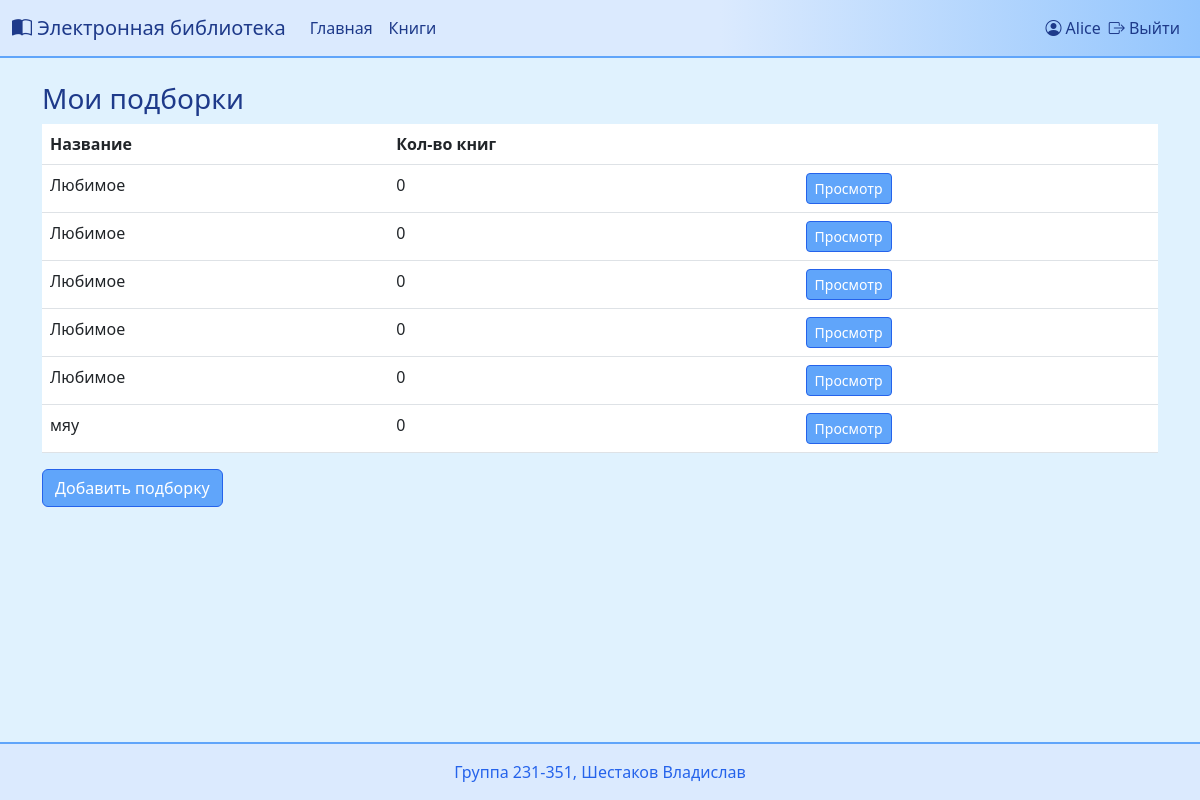
/collections (signed in), run on the app's committed database.
### app/models.py (models this page shows, shortened)
class User(db.Model, UserMixin):
    __tablename__ = 'user'
    id = db.Column(db.Integer, primary_key=True)
    username = db.Column(db.String(64), nullable=False, unique=True)
    password_hash = db.Column(db.String(128), nullable=False)
    last_name = db.Column(db.String(64), nullable=False)
    first_name = db.Column(db.String(64), nullable=False)
    middle_name = db.Column(db.String(64))
    role_id = db.Column(db.Integer, db.ForeignKey('role.id'), nullable=False)
    reviews = db.relationship('Review', backref='user', lazy=True, cascade="all, delete-orphan")

class Collection(db.Model):
    __tablename__ = 'collection'
    id = db.Column(db.Integer, primary_key=True)
    name = db.Column(db.String(255), nullable=False)
    user_id = db.Column(db.Integer, db.ForeignKey('user.id', ondelete='CASCADE'), nullable=False)
    user = db.relationship('User', backref='collections')
    books = db.relationship('Book', secondary=collection_book, backref='collections')

### app/routes/collections.py (the view)
@collections_bp.route('/collections')
@login_required
def my_collections():
    if current_user.role.name != 'Пользователь':
        flash('Доступ разрешён только для пользователей.', 'danger')
        return redirect(url_for('main.index'))
    collections = Collection.query.filter_by(user_id=current_user.id).all()
    return render_template('my_collections.html', collections=collections)

### app/__init__.py (called while the page is built)
def create_app():
    app = Flask(__name__)
    app.config.from_object('config.Config')
    db.init_app(app)
    login_manager.init_app(app)
    migrate.init_app(app, db)
    csrf.init_app(app)
    app.jinja_env.filters['markdown'] = markdown_filter
    from app.routes.app import main_bp
    from app.routes.books import books_bp
    from app.routes.auth import auth_bp
    from app.routes.reviews import reviews
    from app.routes.collections import collections_bp
    from app.routes.admin import admin_bp
    app.register_blueprint(main_bp)
    app.register_blueprint(books_bp)
    app.register_blueprint(auth_bp)
    app.register_blueprint(reviews)
    app.register_blueprint(collections_bp)
    app.register_blueprint(admin_bp)
    from app.models import User
    @login_manager.user_loader
    def load_user(user_id):
        return User.query.get(int(user_id))
    return app

### app/templates/my_collections.html (shortened to what this page needs)
{% extends "base.html" %}
{% block content %}
<h3>Мои подборки</h3>
<table class="table">
    <thead>
        <tr>
            <th>Название</th>
            <th>Кол-во книг</th>
            <th></th>
        </tr>
    </thead>
    <tbody>
        {% for c in collections %}
        <tr>
            <td>{{ c.name }}</td>
            <td>{{ c.books|length }}</td>
            <td>
                <a href="{{ url_for('collections.view_collection', collection_id=c.id) }}" class="btn btn-sm btn-primary">Просмотр</a>
            </td>
        </tr>
        {% endfor %}
    </tbody>
</table>
<button class="btn btn-success" data-bs-toggle="modal" data-bs-target="#addCollectionModal">Добавить подборку</button>
{% endblock %}

### app/templates/base.html (shortened to what this page needs)
<!doctype html>
<html lang="ru">
<head>
    <link href="https://cdn.jsdelivr.net/npm/bootstrap@5.3.0/dist/css/bootstrap.min.css" rel="stylesheet">
    <link href="https://cdn.jsdelivr.net/npm/bootstrap-icons@1.10.5/font/bootstrap-icons.css" rel="stylesheet">
</head>
<body>
<div class="content-wrapper">
    <nav class="navbar navbar-expand-lg">
        <div class="container-fluid">
            <a class="navbar-brand" href="{{ url_for('main.index') }}">
                <i class="bi bi-book-half"></i> Электронная библиотека
            </a>
            <div class="collapse navbar-collapse" id="navbarNav">
                <ul class="navbar-nav me-auto mb-2 mb-lg-0">
                    <li class="nav-item">
                        <a class="nav-link" href="{{ url_for('main.index') }}">Главная</a>
                    </li>
                    <li class="nav-item">
                        <a class="nav-link" href="{{ url_for('main.index') }}">Книги</a>
                    </li>
                </ul>
                <ul class="navbar-nav ms-auto mb-2 mb-lg-0 align-items-center">
                    {% if current_user.is_authenticated %}
                        <li class="nav-item">
                            <span class="navbar-text">
                                <i class="bi bi-person-circle"></i>
                                {{ current_user.username }}
                            </span>
                        </li>
                        <li class="nav-item">
                            <a class="nav-link" href="{{ url_for('auth.logout') }}"><i class="bi bi-box-arrow-right"></i> Выйти</a>
                        </li>
                    {% endif %}
                </ul>
            </div>
        </div>
    </nav>
    <div class="container mt-4 flex-grow-1">
        {% block content %}{% endblock %}
    </div>
</div>
<footer class="text-center">
    Группа 231-351, Шестаков Владислав
</footer>
</body>
</html>

### app/templates/base.html (style rules this page uses)
html, body { height: 100%; margin: 0; padding: 0; }
body { background: #e0f2fe; color: #1e3a8a; min-height: 100vh; display: flex; flex-direction: column; }
.content-wrapper { flex: 1 0 auto; display: flex; flex-direction: column; }
.navbar { background: linear-gradient(90deg, #dbeafe 60%, #93c5fd 100%); border-bottom: 2px solid #60a5fa; }
.navbar-brand, .navbar-nav .nav-link, .navbar-text { color: #1e3a8a !important; font-weight: 500; }
.btn-primary, .btn-success, .btn-warning, .btn-danger { background-color: #60a5fa; border-color: #2563eb; }
footer { background: #dbeafe; color: #2563eb; border-top: 2px solid #60a5fa; padding: 1rem 0; flex-shrink: 0; margin-top: 0; }

### data on the page
User: username "Alice"
Collection: name "Любимое", books|length "0"
Collection: name "Любимое", books|length "0"
Collection: name "Любимое", books|length "0"
Collection: name "Любимое", books|length "0"
Collection: name "Любимое", books|length "0"
Collection: name "мяу", books|length "0"
